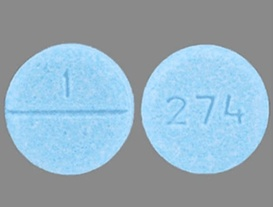
#> input picture images/simple_edges.JPG, 273 x 207 px, shrunk from 604 x 457 before the run, found by its file name; its folder holds 8 pictures in this run
$ python image_utils.py
#> lines starting #> are read from the running program, lines starting #| are printed output that depends on the picture
import cv2
import matplotlib.pyplot as plt
import os
import glob

images_path = r'C:\Users\dkoro\PythonProjects\classic_cv\images'

TEMPLATES = [cv2.imread(os.path.join(images_path, 'digits', f"{i}.png")) for i in range(10)]
DOTA = [cv2.imread(path) for path in glob.glob(os.path.join(images_path, 'dota') + '/*.jpg')]


IMAGES = {
    "simple_edges": cv2.imread(
        os.path.join(images_path, "simple_edges.JPG"),
    ),
    "shapes": cv2.imread(os.path.join(images_path, "shapes.png")),
    "lines": cv2.imread(os.path.join(images_path, "zebra.jpg")),
    "cat": cv2.imread(os.path.join(images_path, "cat.jpg")),
    "planet": cv2.imread(os.path.join(images_path, "planet.jpg")),
    "hockey": cv2.imread(os.path.join(images_path, "hockey.jpg")),
    "feature_building": cv2.imread(os.path.join(images_path, "feature_building.jpg")),
    "blox": cv2.imread(os.path.join(images_path, "blox.jpg")),
    "sobor1": cv2.imread(os.path.join(images_path, "sobor1.jpg")),
    "rocks": cv2.imread(os.path.join(images_path, "rocks.jpg")),
    "coins": cv2.imread(os.path.join(images_path, "coins.jpg")),
    "left": cv2.imread(os.path.join(images_path, "left_book.jpg")),
    "right": cv2.imread(os.path.join(images_path, "right_book")),
    "mario": cv2.imread(os.path.join(images_path, "mario.png")),
    "mario_template": cv2.imread(os.path.join(images_path, "mario_template.png")),
    "dota": cv2.imread(os.path.join(images_path, "dota.jpg")),
    "dota_template": cv2.imread(os.path.join(images_path, "dota_template.jpg")),
    "pedastrian": cv2.imread(os.path.join(images_path, "pedastrian.jpg")),
    "pedastrian2": cv2.imread(os.path.join(images_path, "pedastrian.png")),
    "board": cv2.imread(os.path.join(images_path, "board.jpg")),
}
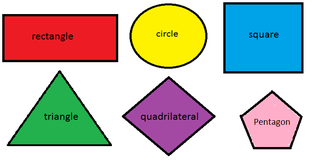
#> input picture images/shapes.png, 313 x 162 px, shrunk from 691 x 357 before the run, found by its file name
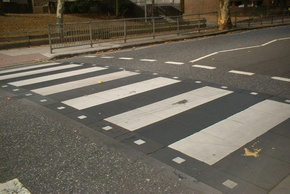
#> input picture images/zebra.jpg, 290 x 194 px, shrunk from 640 x 429 before the run, found by its file name
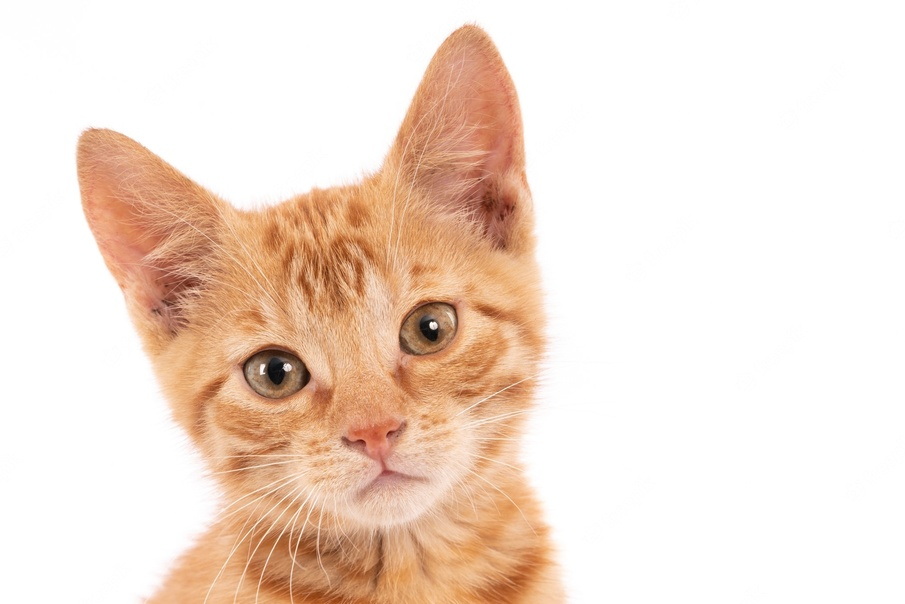
#> input picture images/cat.jpg, 905 x 604 px, shrunk from 2000 x 1333 before the run, found by its file name


def plot_two_images(image1, image2, figsize=(13, 13), title=None, cmap=None):
    fig, axs = plt.subplots(1, 2, figsize=figsize)
    axs[0].imshow(image1, cmap=cmap)
    axs[1].imshow(image2, cmap=cmap)
    if title:
        plt.title(title)
    plt.show()


def put_text_to_image(image, text, location):
    location = location + (20, 20)
    font = cv2.FONT_HERSHEY_SIMPLEX
    font_scale = 1
    color = (0, 50, 255)
    thickness = 2
    image = cv2.putText(image, text, location, font,
                        font_scale, color, thickness, cv2.LINE_AA)
    return image


def random_color():
    return (255, 0, 0)
